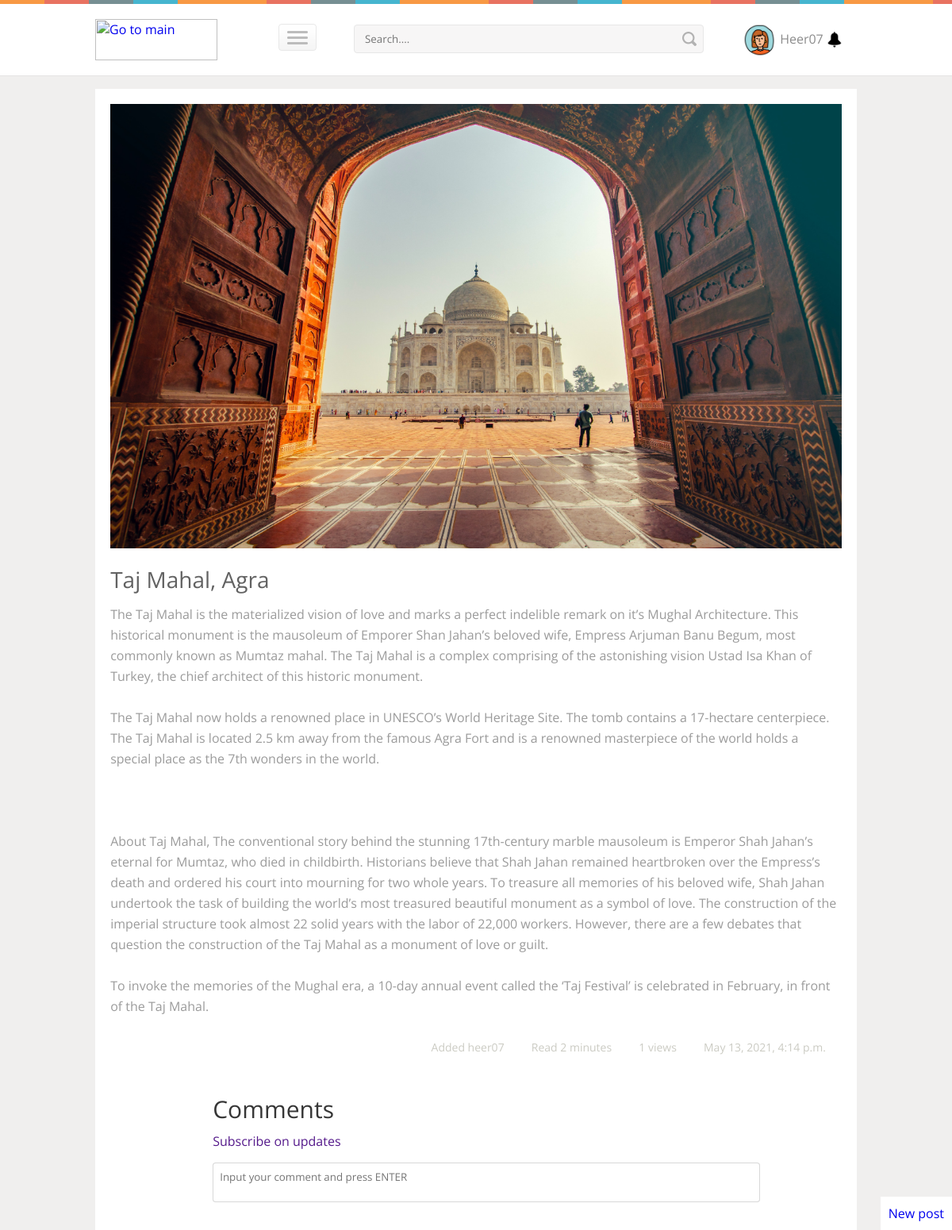
/article/taj-mahal-agra (signed in), run on the app's committed database.
### engine/models.py (models this page shows, shortened)
class Profile(models.Model):
    user = models.OneToOneField(User, on_delete=models.CASCADE)
    img = models.CharField(max_length=500, default="/static/media/small_default_image.jpg", blank=True)
    description = models.CharField(max_length=100,
                                   default="You can contact with me in mail. My mail you can see in down")

class Post(models.Model):
    author = models.ForeignKey('auth.User', on_delete=models.CASCADE)
    name = models.CharField(max_length=64)
    img_small = models.CharField(max_length=500, default="/static/media/small_default_image.jpg", blank=True)
    img_big = models.CharField(max_length=500, default="/static/media/big_default_image.jpg", blank=True)
    text_small = models.CharField(max_length=280, blank=True)
    text_big = models.TextField(max_length=20000)
    tags = models.CharField(max_length=300, blank=True)
    category = models.ForeignKey(Category, on_delete=models.CASCADE)
    created_date = models.DateTimeField(default=timezone.now, editable=False)
    published_date = models.DateTimeField(blank=True, null=True, editable=False)
    views = models.IntegerField(default=0, editable=False)
    url = models.CharField(max_length=300, blank=True)
    comments_mode = models.BooleanField(default=True)
    def update_views(self):
        self.views = models.F('views') + 1
        self.save()
    def save(self, force_insert=False, force_update=False, using=None, update_fields=None):
        self.published_date = timezone.now()
        if self.url:
            self.url = serialize_url(self.url)
        else:
            self.url = serialize_url(self.name)
        if Post.objects.filter(url=self.url).exclude(pk=self.pk).order_by('url'):
            self.url += "-" + str(round(time.time()))
        super().save(force_insert=force_insert, force_update=force_update, using=using, update_fields=update_fields)
        Index.add(self)  # here self is Post instance

### engine/views.py (the view)
# urls.py: url(r'^(?P<name>[-\w]+)$', views.PostDetailsView.as_view(), name='post_detail'),
class PostDetailsView(PostMixin, LogMixin, generic.DetailView):
    context_object_name = 'post'
    template_name = 'engine/post_detail.html'
    def get_context_data(self, **kwargs):
        post = self.get_object()
        post.update_views()
        context = super(PostDetailsView, self).get_context_data()
        time = floor(len(post.text_big) * 0.075 / 60) + 1  # move to models
        context['read_time'] = time
        context['user'] = self.request.user
        context['text_big'] = strip_tags(post.text_big).replace('\r\n', '<br>')
        if self.request.user.is_authenticated:
            if self.request.user.post_subscriber.filter(post__pk=post.pk):
                context['subscribe'] = True
        return context
    def get_object(self):
        return get_object_or_404(Post, url=serialize_url(self.kwargs['name']))

### engine/models.py (called while the page is built)
@receiver(models.signals.post_save, sender=Post)
def create_post(sender, instance, created, **kwargs):
    if created:
        subscribers = AuthorSubscriber.objects.filter(author__username=instance.author)
        for subscriber in subscribers:
            Notification.objects.create(author_subscriber=subscriber, post=instance)

    @classmethod
    def add(cls, post):
        words = split_str(post.text_big + " " + post.name)
        for word in words:
            if len(word) > 1:
                if len(cls.objects.filter(word=word, post=post)) < 1:
                    cls.objects.create(word=word, post=post)

### engine/utils.py (called while the page is built)
def serialize_url(url):
    return str.lower(sub(r'[^a-zA-Zа-яА-Я0-9 ]', r'', url.replace("-", " ")).replace(" ", "-"))

def split_str(string):
    return set(str.upper(sub(r'[^a-zA-Zа-яА-Я0-9 ]', r'', string).replace("  ", " ")).split(" "))

### engine/views.py (called while the page is built)
    def dispatch(self, request, *args, **kwargs):
        ip = request.META.get('REMOTE_ADDR', '') or request.META.get('HTTP_X_FORWARDED_FOR', '')
        Log.objects.create(ip=ip,
                           author=request.user,
                           method=request.method,
                           path=request.path,
                           body=str(request.body).strip(),
                           cookies=str(request.COOKIES),
                           meta=str(request.META),
                           date=timezone.now()
                           )
        return super(LogMixin, self).dispatch(request, *args, **kwargs)

### engine/templates/engine/post_detail.html (shortened to what this page needs)
{% extends 'engine/base.html' %}
{% block content %}
    <div class="single-page">
        <div class="single-page-artical">
            <div class="artical-content">
                <img src="{{ post.img_big }}" title="{{ post.name }}" width="100%" height="70%">
                <h3><a href="{% url 'post_detail' name=post.url %}">{{ post.name|truncatechars:64 }}</a></h3>
                <p>{{ text_big|safe }}</p>
            </div>
            <div class="share-artical">
                <ul>
                    <li><a href="{% url 'user_detail' username=post.author %}">Added {{ post.author }}</a></li>
					<li><a href="">Read {{ read_time }} minutes</a></li>
					<li><a href="">{{ post.views }} views</a></li>
					<li><a href="{% url 'post_edit' pk=post.pk %}">{{ post.created_date }}</a></li>
                </ul>
            </div>
        </div>
        <div class="comment-section">
    		<div class="grids_of_2">
        		<div class="grid1_of_2 left">
           			<h2>Comments</h2>
                    {% if request.user.is_authenticated %}
                        {% if subscribe %}
                            <a href="" onclick="unsubscribe_from_post('{{ post.pk }}');return false" id="subscribe">
                                Unsubscribe from updates
                            </a>
                        {% else %}
                            <a href="" onclick="subscribe_on_post('{{ post.pk }}');return false" id="subscribe">
                                Subscribe on updates
                            </a>
                        {% endif %}
           			{% endif %}
           			{% if user.is_authenticated %}
           			<div class="artical-commentbox">
	               		<div class="table-form">
							{% if post.comments_mode %}
	                   		<form id="form-comment" method="POST" name="post_comment" onsubmit="AjaxAddComment()" action="javascript:void(null);">{% csrf_token %}
                                   <textarea id="id_text" class="form-control" placeholder="Input your comment and press ENTER" name="text" style="width:87%;height:50px"></textarea>
	                   		</form>
							{% endif %}
	               		</div>
	           		</div>
	           		{% else %}
	           		<br><a href="{% url 'accounts:login' %}?next=/article/{{ post.url }}">Please login to add a comment</a><br><br>
	           		{% endif %}
	       		</div>
	    	</div>
		</div>
    </div>
{% endblock %}

### engine/templates/engine/header.html (shortened to what this page needs)
{% block content %}
<div class="header">
	<div class="wrap">
		<div class="logo">
			<a href="/"><img src="https://codelabs.developers.google.com/codelabs/mobile-vision-ocr/img/c5134dae01ad22a5.png" width="154px" height="52px" title="Go to main" /></a>
		</div>
		<div class="nav-icon">
			<a href="#" class="right_bt" id="activator"><span> </span> </a>
		</div>
		<div class="top-searchbar">
			<form>
				<input type="text" id="HeaderSearchText" placeholder="Search...." />
				<input type="submit" class="HeaderSearch" value="" />
			</form>
		</div>
		<div class="userinfo">
			<div class="user">
				<ul>
                    {% if request.user.is_authenticated %}
                        <li><a href="{% url 'user_detail' username=request.user %}">
                            {% if request.user.profile.img %}
                                <img src="{{ request.user.profile.img }}" width="43px" height="43px" title="{{ request.user }}" />
                            {% endif %} {{ request.user|title }}</a>
                            <a href="{% url 'notifications_list' %}">
                                <img style="width:20px;height:20px" title="notifications">
                            </a>
                        </li>
					{% else %}
					    <li><a href="{% url 'accounts:login' %}">Sign in/up</a></li>
					{% endif %}
				</ul>
			</div>
		</div>
	</div>
</div>
{% endblock %}

### engine/static/css/style.css (style rules this page uses)
html,body,div,span,applet,object,iframe,h1,h2,h3,h4,h5,h6,p,blockquote,pre,a,abbr,acronym,address,big,cite,code,del,dfn,em,img,ins,kbd,q,s,samp,small,strike,strong,sub,sup,tt,var,b,u,i,dl,dt,dd,ol,nav ul,nav li,fieldset,form,label,legend,table,caption,tbody,tfoot,thead,tr,th,td,article,aside,canvas,details,embed,figure,figcaption,footer,header,hgroup,menu,nav,output,ruby,section,summary,time,mark,audio,video { margin:0;padding:0;border:0;font-size:100%;font:inherit;vertical-align:baseline; }
ol,ul { list-style:none;margin:0px;padding:0px; }
a { text-decoration:none; }
img { max-width:100%; }
body { font-family: 'Open Sans', sans-serif; background:#F0EFEE; }
.wrap { width:80%; margin:0 auto; }
.header { background:url(../media/border.png) repeat-x 0px 0px #FFF; padding: 1.5em 0 1.2em; border-bottom: 1px solid rgba(214, 213, 212, 0.64); position: fixed; width: 100%; top: 0; z-index: 999; }
.logo { float:left; }
.logo img { display:inline-block; }
.nav-icon { float: left; margin: 0.6% 2% 0 8%; width: 4.55%; }
.nav-icon a span { width:48px; height:34px; display:block; background:url(../media/nav-icon.png) no-repeat 0px 0px; }
.top-searchbar { float: left; width: 46%; position: relative; margin-left: 2em; }
.top-searchbar input[type="text"] { margin-top: 0.55em; width: 100%; padding: 0.58em 1em; border: 1px solid #E7E7E7; transition: border-color 0.3s all; -webkit-transition: border-color 0.3s all; -moz-transition: border-color 0.3s all; -o-transition: border-color 0.3s all; outline: none; border-radius: 0.3em; -webkit-border-radius: 0.3em; -moz-border-radius: 0.3em; -o-border-radius: 0.3em; -webkit-appearance: none; font-family: 'Open Sans', sans-serif; color:#777; position:relative; }
.top-searchbar input[type="text"] { background:#F7F6F6; }
.top-searchbar input[type="submit"] { position: absolute; background: url(../media/search-icon.png) no-repeat 0px 0px; height: 26px; width: 26px; display: inline-block; border: none; top: 12px; right: 5px; outline:none; cursor:pointer; }
.userinfo { float: right; width: 15%; margin-top: 0.3em; }
.user ul li { display:inline-block; }
.user ul li a { color:#8C8C8C; transition:0.5s all; -webkit-transition:0.5s all; -moz-transition:0.5s all; -o-transition:0.5s all; }
.user ul li a img { border-radius:30em; -webkit-border-radius:30em; -moz-border-radius:30em; -o-border-radius:30em; vertical-align:middle; }
.artical-content h3 a { font: 400 28px/28px 'Open Sans', sans-serif; color: #626262; text-align: left; font-weight: 400; padding: 0.9em 0 0; display: block; }
.artical-content p { font: normal 16px/26px 'Open Sans', sans-serif,Helvetica,sans-serif; color: #9b9b9b; padding: 17px 0px; font-weight: 400; }
.artical-content img { width:100%; }
.share-artical ul li { display:inline-block; padding-right:10px; }
.share-artical ul li a { font: 400 14px/22px 'Open Sans', sans-serif; color: #cbcbc3; padding-left: 20px; font-weight: 400; }
.single-page { margin-top: 7em; background: #fff; padding:2%; }
.share-artical { float: right; padding: 10px; }
.grids_of_2 h2 { font:400 30px/28px 'Open Sans', sans-serif; color: #363636; text-align: left; padding: 1em 0 0.5em; }
.grid1_of_2 { margin-top: 0.8em; }
.grid1_of_2.left { margin-left: 14%; }
.artical-commentbox { margin: 1em 0; }
.table-form { margin: 0em auto; }
.table-form textarea { font-family: 'Open Sans', sans-serif; padding: 8px; outline:none; color: #333333; border: 1px solid rgba(192, 192, 192, 0.61); width:60%; height:180px; resize: none; border-radius: 4px; -webkit-border-radius: 4px; -moz-border-radius: 4px; -o-border-radius: 4px; transition: border-color 0.3s; -o-transition: border-color 0.3s; -ms-transition: border-color 0.3s; -moz-transition: border-color 0.3s; -webkit-transition: border-color 0.3s; -webkit-appearance: none; box-shadow: 0px 0px 1px rgba(0, 0, 0, 0.05); -webkit-box-shadow: 0px 0px 1px rgba(0, 0, 0, 0.05); -moz-box-shadow: 0px 0px 1px rgba(0, 0, 0, 0.05); -o-box-shadow: 0px 0px 1px rgba(0, 0, 0, 0.05); }
@media only screen and (max-width:1280px) and (min-width:1024px) { .wrap { width:80%; } }

### data on the page
Post: img_big (picture), name "Taj Mahal, Agra", author "heer07", views "1", created_date "May 13, 2021, 4:14 p.m."

### other printed values
{{ request.user|title }} "Heer07"
{{ read_time }} "2"
